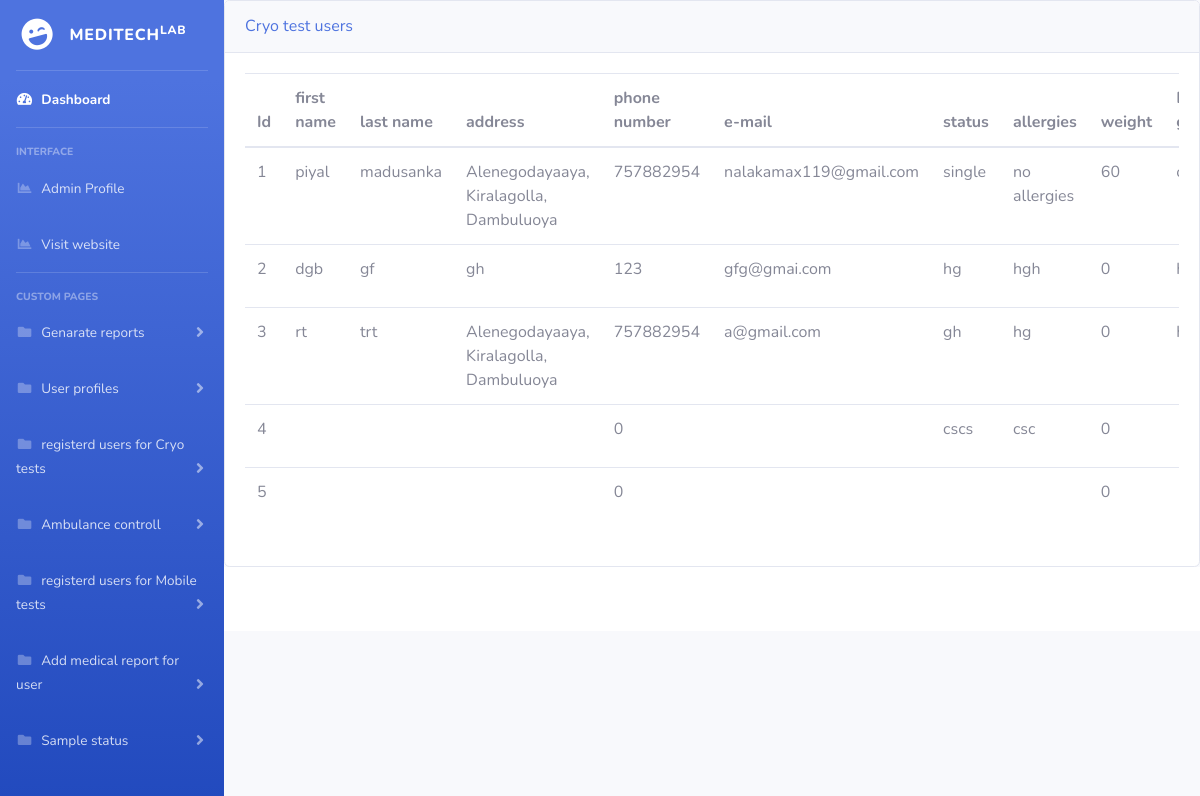
Screenshot of /topbatmensupload.php (signed in) with the database file from the repository.
### tables this page shows
CREATE TABLE `cryo_presev_user` (
  `id` int(11) NOT NULL,
  `nic` varchar(100) NOT NULL,
  `first_name` varchar(100) NOT NULL,
  `last_name` varchar(100) NOT NULL,
  `email` varchar(100) NOT NULL,
  `address` varchar(250) NOT NULL,
  `phone` bigint(20) NOT NULL,
  `status` text NOT NULL,
  `alergies` text NOT NULL,
  `blood_group` varchar(50) NOT NULL,
  `weight` int(11) NOT NULL,
  `destination` varchar(250) NOT NULL,
  `time` time NOT NULL,
  `date` varchar(250) NOT NULL
);

### topbatmensupload.php (the view, shortened to what this page needs)
 <?php
include('includes/header.php');
include('includes/navbar.php');
      ?>
	<div class="card shadow-mb-4">
		<div class="card-header py-3 ">
			<h6 class="m-0 front-weight-bolt text-primary">Cryo test users
			</h6>
		</div>
  <div class="card-body">
  	<div class="table-responsive">
      <?php
     include_once'includes/connection.php';
     $query = "SELECT * FROM cryo_presev_user";
     $query_run = mysqli_query($conn,$query);
      ?>
  		<table class="table table-bodered" id="datatable" width="100%" cellspacing="0">
  <thead>
    <tr>
         <th scope="col">Id</th>
         <th scope="col">first name</th>
         <th scope="col">last name</th>
         <th scope="col">address</th>
         <th scope="col">phone number</th>
         <th scope="col">e-mail</th>
         <th scope="col">status</th>
         <th scope="col">allergies</th>
         <th scope="col">weight</th>
         <th scope="col">Blood group</th>
    </tr>
  </thead>
  <tbody>
    <?php
    if(mysqli_num_rows($query_run )>0)
    {
      while ($row=mysqli_fetch_assoc($query_run ))
      {
       ?>
    <tr>
      <td><?php echo  $row['id'];  ?> </td>
      <td><?php echo  $row['first_name'];  ?> </td>
      <td><?php echo  $row['last_name'];  ?> </td>
      <td><?php echo  $row['address'];  ?> </td>
      <td><?php echo  $row['phone'];  ?> </td>
      <td><?php echo  $row['email'];  ?> </td>
      <td><?php echo  $row['status'];  ?> </td>
      <td><?php echo  $row['alergies'];  ?> </td>
      <td><?php echo  $row['weight'];  ?> </td>
      <td><?php echo  $row['blood_group'];  ?> </td>
    </tr>
       <?php
     }
   }
   else{
    echo "No record found";
   }
      ?>
  </tbody>
</table>
  	</div>
  </div>
</div>
<?php
include('includes/footer.php');
  ?>

### rows the page displays
cryo_presev_user: id "1", first_name "piyal", last_name "madusanka", address "Alenegodayaaya, Kiralagolla, Dambuluoya", phone "757882954", email "nalakamax119@gmail.com", status "single", alergies "no allergies", weight "60"
cryo_presev_user: id "2", first_name "dgb", last_name "gf", address "gh", phone "123", email "gfg@gmai.com", status "hg", alergies "hgh", weight "0"
cryo_presev_user: id "3", first_name "rt", last_name "trt", address "Alenegodayaaya, Kiralagolla, Dambuluoya", phone "757882954", email "a@gmail.com", status "gh", alergies "hg", weight "0"
cryo_presev_user: id "4", phone "0", status "cscs", alergies "csc", weight "0"
cryo_presev_user: id "5", phone "0", weight "0"
